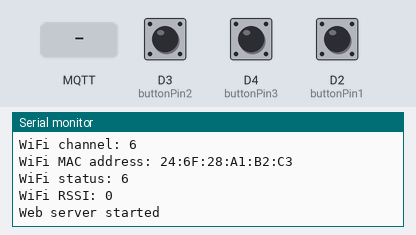
This sketch was run on a simulated ESP8266 (NodeMCU). Parts: the last lines printed to the serial monitor. Inputs (shaded band) come from the test bench; at power-on: D3 (buttonPin2) HIGH, D4 (buttonPin3) HIGH, D2 (buttonPin1) HIGH. WiFi joins after 1.5 s; servers stay silent unless stated; no MQTT or app messages arrive unless stated.

Above: at 1.3 s.
1.4 s: D3 (buttonPin2) pulled LOW for 0.15 s
At 1.51 s:
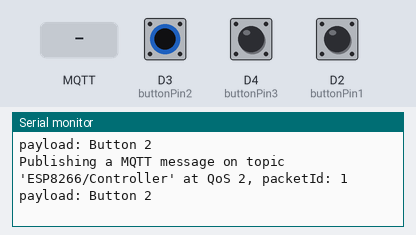
3.0 s: MQTT message "1" arrives on the first subscribed topic
At 3.8 s:
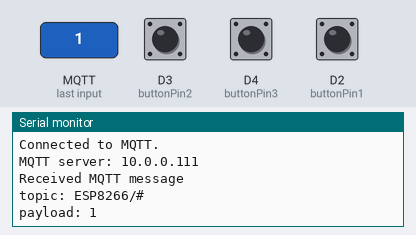
4.5 s: MQTT message "on" arrives on the first subscribed topic
At 4.9 s:
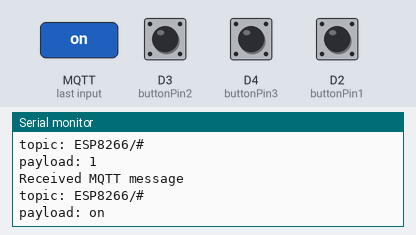
6.0 s: MQTT message "off" arrives on the first subscribed topic
At 7.2 s:
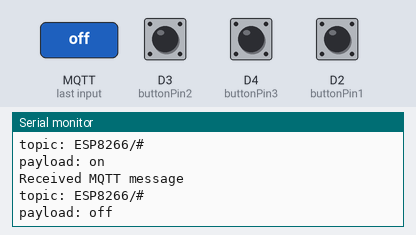
7.5 s: D4 (buttonPin3) pulled LOW for 0.15 s
At 8.6 s:
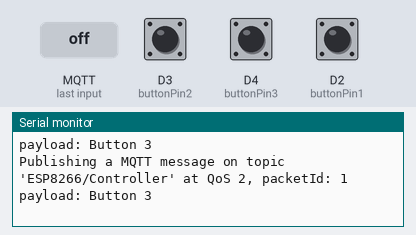
9.1 s: D2 (buttonPin1) pulled LOW for 0.15 s
At 9.9 s:
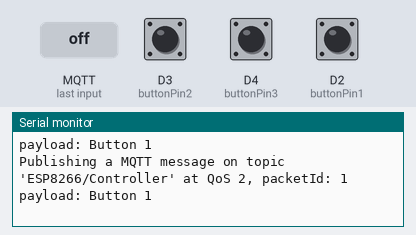
Timing chart, 0 to 11.7 s (numbered marks = the images above; inputs shaded):
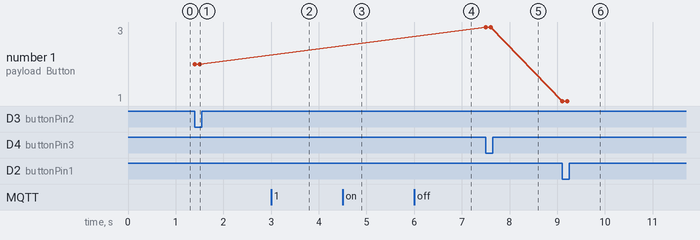

The sketch:

MQTT_Receiver_Sender_WebServerLog_v1.3.ino
```cpp
#include <Arduino.h>
#include <ArduinoJson.h>
#include <ESP8266WiFi.h>
#include <ESP8266HTTPClient.h>
#include <ESP8266WebServer.h>
#include <ESP8266mDNS.h>
#include <WiFiClient.h>
#include <WiFiUdp.h>
#include <PubSubClient.h>
#include <Ticker.h>
#include <AsyncMqttClient.h>

const char* ssid = "wifi_ssid";
const char* password = "your_password";
const char* mqttServer = "10.0.0.111";
const int mqttPort = 1883;
const char* mqttUser = "MQTT_USERNAME";
const char* mqttPassword = "your_password";
const char* esp8266unitNumber = "ESP8266Client_5";
// Set the MQTT topic for the controller buttons
const char* MQTT_PUB_TOPIC = "ESP8266/Controller";

const int buttonPin1 = D2; // button 1 input pin
const int buttonPin2 = D3; // button 2 input pin
const int buttonPin3 = D4; // button 3 input pin

// Declare variables for the built in LED's
const int ESP8266_BUILTIN_LED = 2;  // Onboard LED (GPIO2)
const int NodeMCU_BUILTIN_LED = 16; // External LED (GPIO16)
// Both BUILTIN_LED's operate in “inverted” mode, with regard to the pin levels
// When the pin is 1/HIGH, the LED is off
// When the pin is 0/LOW, the LED is on

WiFiClient espClient;
PubSubClient client(espClient);
ESP8266WebServer server(80);

const int bufferSize = 10; // Maximum number of messages to store in the buffer
String buffer[bufferSize]; // Buffer to store MQTT messages
int nextIndex = 0; // Index to add the next message to the buffer

// NEW CODE BELOW

// WiFi and MQTT server settings
const char* WIFI_SSID = "wifi_ssid";
const char* WIFI_PASSWORD = "your_password";
const char* MQTT_SERVER = "10.0.0.111";
const int MQTT_PORT = 1883;
const char* MQTT_USERNAME = "MQTT_USERNAME";
const char* MQTT_PASSWORD = "your_password";
unsigned long previousMillis = 0;
const long interval = 60000;

AsyncMqttClient mqttClient;
Ticker mqttReconnectTimer;
WiFiEventHandler wifiConnectHandler;
WiFiEventHandler wifiDisconnectHandler;
Ticker wifiReconnectTimer;

void connectToWifi() {
  // Connect to WiFi
  WiFi.begin(WIFI_SSID, WIFI_PASSWORD);
}
void connectToMqtt() {
  Serial.println("Connecting to MQTT...");
  mqttClient.connect();
}
void onWifiConnect(const WiFiEventStationModeGotIP& event) {
  Serial.println("Connected to Wi-Fi.");
  connectToMqtt();
}
void onWifiDisconnect(const WiFiEventStationModeDisconnected& event) {
  Serial.println("Disconnected from Wi-Fi.");
  mqttReconnectTimer.detach();
  wifiReconnectTimer.once(2, connectToWifi);
}
void onMqttConnect(bool sessionPresent) {
  Serial.println("Connected to MQTT.");
  Serial.print("MQTT server: ");
  Serial.println(MQTT_SERVER);
}
void onMqttDisconnect(AsyncMqttClientDisconnectReason reason) {
  Serial.println("Disconnected from MQTT.");

  if (WiFi.isConnected()) {
    mqttReconnectTimer.once(2, connectToMqtt);
  }
}
void onMqttPublish(uint16_t packetId) {
  Serial.println("Publish acknowledged.");
  Serial.print("PacketId: ");
  Serial.println(packetId);
}
// NEW CODE ABOVE


void setup() {
Serial.begin(115200);

// Print boot message
Serial.println("\nStarting boot process...");

// Print firmware version
Serial.print("Firmware version: ");
Serial.println(ESP.getSdkVersion());

// Print details about the device's firmware using the ESP8266WiFi library
Serial.print("Boot version: ");
Serial.println(ESP.getBootVersion());
Serial.print("Boot mode: ");
Serial.println(ESP.getBootMode());
Serial.print("CPU frequency: ");
Serial.println(ESP.getCpuFreqMHz());
Serial.print("Flash size: ");
Serial.println(ESP.getFlashChipSize());

// Print memory usage
Serial.print("Free heap: ");
Serial.println(ESP.getFreeHeap());
Serial.print("Heap fragmentation: ");
Serial.println(ESP.getHeapFragmentation());

// Print chip information
Serial.print("Chip ID: ");
Serial.println(ESP.getChipId());
Serial.print("Flash chip ID: ");
Serial.println(ESP.getFlashChipId());


// Set the following button pins as inputs with pull-up resistors
Serial.println("Setting the following pins as inputs with pull-up resistors for MQTT buttons");
pinMode(buttonPin1, INPUT_PULLUP);
Serial.println("Pin: 'D2' as button 1");
pinMode(buttonPin2, INPUT_PULLUP);
Serial.println("Pin: 'D3' as button 2");
pinMode(buttonPin3, INPUT_PULLUP);
Serial.println("Pin: 'D4' as button 3");

wifiConnectHandler = WiFi.onStationModeGotIP(onWifiConnect);
wifiDisconnectHandler = WiFi.onStationModeDisconnected(onWifiDisconnect);

// Set up the MQTT client
mqttClient.onConnect(onMqttConnect);
mqttClient.onDisconnect(onMqttDisconnect);
//mqttClient.onSubscribe(onMqttSubscribe);
//mqttClient.onUnsubscribe(onMqttUnsubscribe);
mqttClient.onPublish(onMqttPublish);
mqttClient.setServer(MQTT_SERVER, MQTT_PORT);
mqttClient.setCredentials(MQTT_USERNAME, MQTT_PASSWORD);
Serial.println("Connecting to WiFi...");
connectToWifi();
Serial.println("Connected to WiFi!");


client.setServer(mqttServer, mqttPort);
client.setCallback(callback);
while (!client.connected()) {
if (client.connect(esp8266unitNumber, mqttUser, mqttPassword)) {
client.subscribe("ESP8266/#");
Serial.println("Connected to MQTT server");
} else {
Serial.println("Could not connect to MQTT server, trying again in 5 seconds");
delay(5000);
}
}
// Print STATION mode specific details about the device's WiFi capabilities
Serial.print("WiFi SSID: ");
Serial.println(WiFi.SSID());
Serial.print("WiFi local IP address: ");
Serial.println(WiFi.localIP());
Serial.print("WiFi subnet mask: ");
Serial.println(WiFi.subnetMask());
Serial.print("WiFi gateway IP address: ");
Serial.println(WiFi.gatewayIP());
Serial.print("WiFi DNS server IP address: ");
Serial.println(WiFi.dnsIP());

// Print the remaining details about the device's WiFi capabilities
Serial.print("WiFi mode: ");
Serial.println(WiFi.getMode());
Serial.print("WiFi channel: ");
Serial.println(WiFi.channel());
Serial.print("WiFi MAC address: ");
Serial.println(WiFi.macAddress());

// Print WiFi connection status
Serial.print("WiFi status: ");
Serial.println(WiFi.status());

// Print WiFi signal strength
Serial.print("WiFi RSSI: ");
Serial.println(WiFi.RSSI());

server.on("/", handleRoot);
server.begin();
Serial.println("Web server started");
}

void loop() {

  client.loop();

  // NEW CODE BELOW

  // If the button is pressed, send an MQTT message
  if (digitalRead(buttonPin1) == LOW) {
    //digitalWrite(buttonPin1, HIGH);
    const char* placeholder = "Button 1";
    // Publish an MQTT message on topic
    uint16_t packetIdPub1 = mqttClient.publish(MQTT_PUB_TOPIC, 2, false, placeholder);
    Serial.println();
    Serial.printf("Publishing a MQTT message on topic '%s' at QoS 2, packetId: %i\n", MQTT_PUB_TOPIC, packetIdPub1);;
    Serial.print("payload: ");
    Serial.println(String(placeholder));
    Serial.println();
    delay(100);
  }

  // If the button is pressed, send an MQTT message
  if (digitalRead(buttonPin2) == LOW) {
    //digitalWrite(buttonPin2, HIGH);
    const char* placeholder = "Button 2";
    // Publish an MQTT message on topic
    uint16_t packetIdPub1 = mqttClient.publish(MQTT_PUB_TOPIC, 2, false, placeholder);
    Serial.println();
    Serial.printf("Publishing a MQTT message on topic '%s' at QoS 2, packetId: %i\n", MQTT_PUB_TOPIC, packetIdPub1);;
    Serial.print("payload: ");
    Serial.println(String(placeholder));
    Serial.println();
    delay(100);
  }

  // If the button is pressed, send an MQTT message
  if (digitalRead(buttonPin3) == LOW) {
    //digitalWrite(buttonPin3, HIGH);
    const char* placeholder = "Button 3";
    // Publish an MQTT message on topic
    uint16_t packetIdPub1 = mqttClient.publish(MQTT_PUB_TOPIC, 2, false, placeholder);
    Serial.println();
    Serial.printf("Publishing a MQTT message on topic '%s' at QoS 2, packetId: %i\n", MQTT_PUB_TOPIC, packetIdPub1);;
    Serial.print("payload: ");
    Serial.println(String(placeholder));
    Serial.println();
    delay(100);
  }

  // NEW CODE ABOVE

  server.handleClient();

}

void callback(char* topic, byte* payload, unsigned int length) {
String mqttPayload;
String mqttTopic = topic;
for (int i = 0; i < length; i++) {
mqttPayload += (char)payload[i];
}
buffer[nextIndex] = mqttPayload;
nextIndex = (nextIndex + 1) % bufferSize; // Increment index and wrap around if necessary
Serial.println();
Serial.println("Received MQTT message");
Serial.println("topic: " + mqttTopic);
Serial.println("payload: " + mqttPayload);
}

void handleRoot() {
String response;
response += "ESP8266 MQTT payload display webserver\n";
for (int i = 0; i < bufferSize; i++) {
response += buffer[(nextIndex + i) % bufferSize] + "\n"; // Add messages in the correct order
}
server.send(200, "text/plain", response);
}
```

Measured:
- after the input at 1.4 s, the serial monitor: prints a new line at once (image 1)
- after the input at 3.0 s, the serial monitor: prints a new line at once (image 2)
- after the input at 4.5 s, the serial monitor: prints a new line at once (image 3)
- after the input at 6.0 s, the serial monitor: prints a new line at once (image 4)
- after the input at 7.5 s, the serial monitor: prints a new line at once (image 5)
- after the input at 9.1 s, the serial monitor: prints a new line at once (image 6)
- plotted number 1: 2 → 3 after the input at 7.5 s
